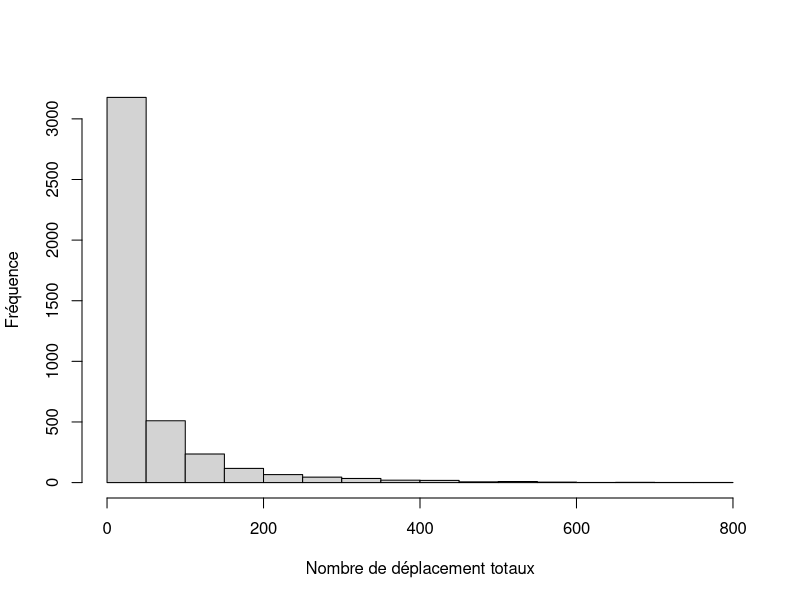
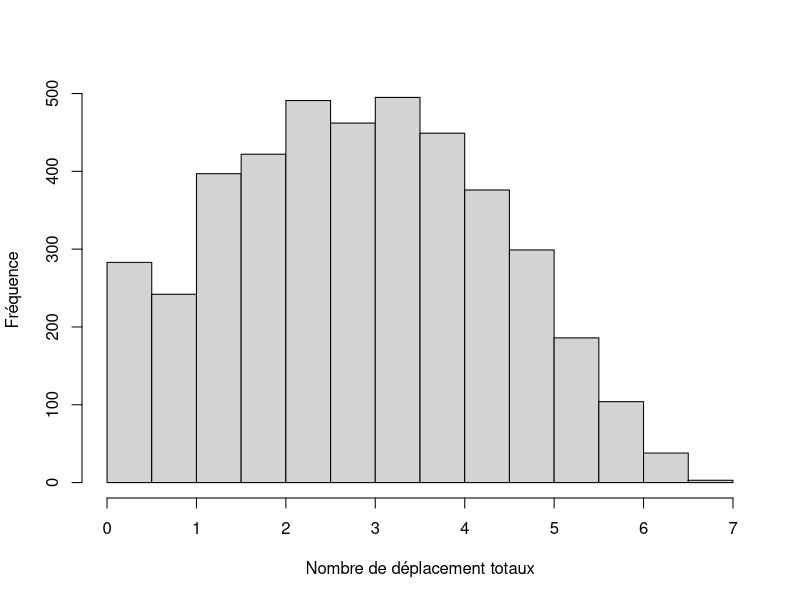
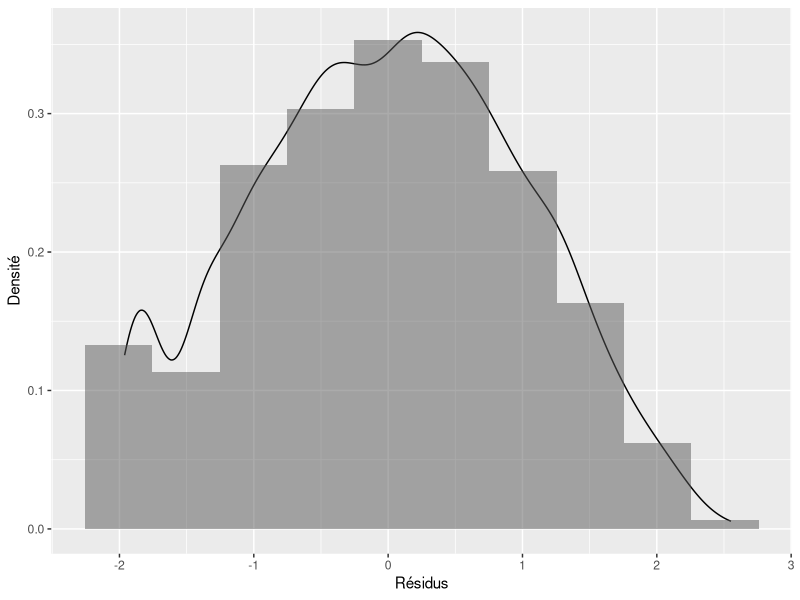
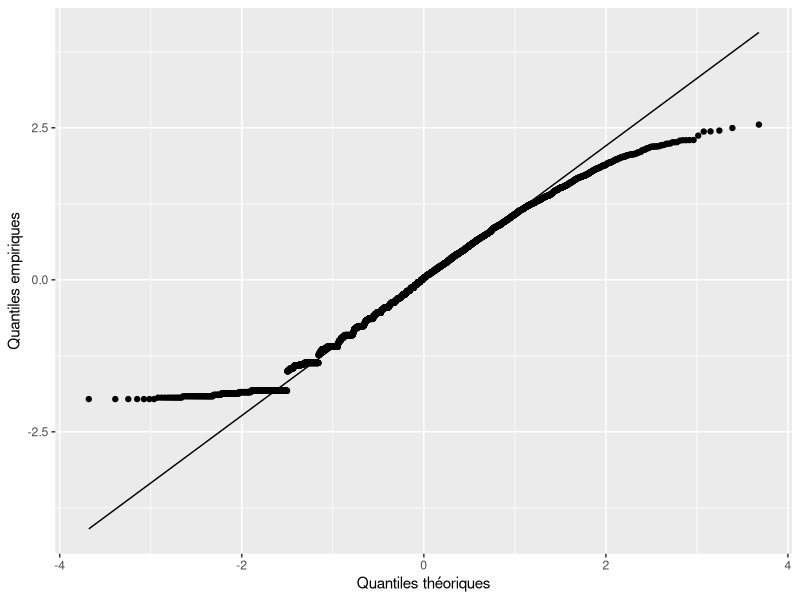
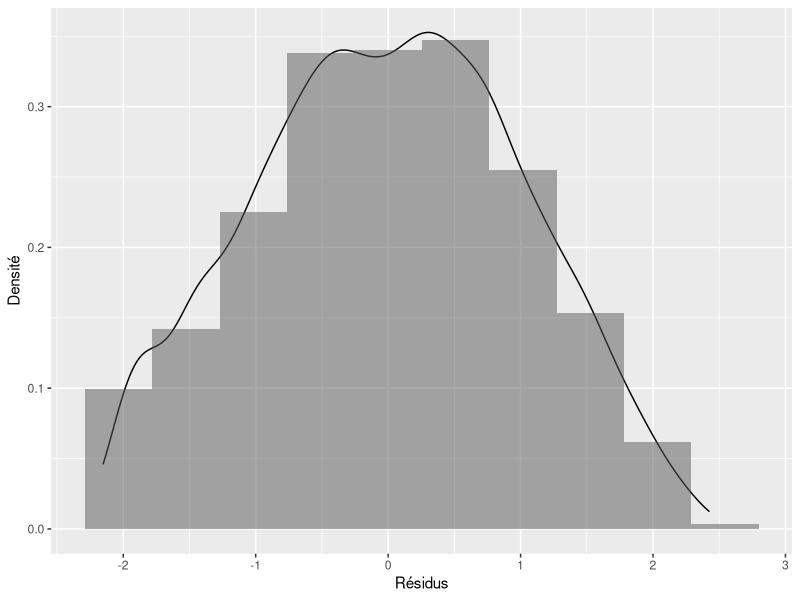
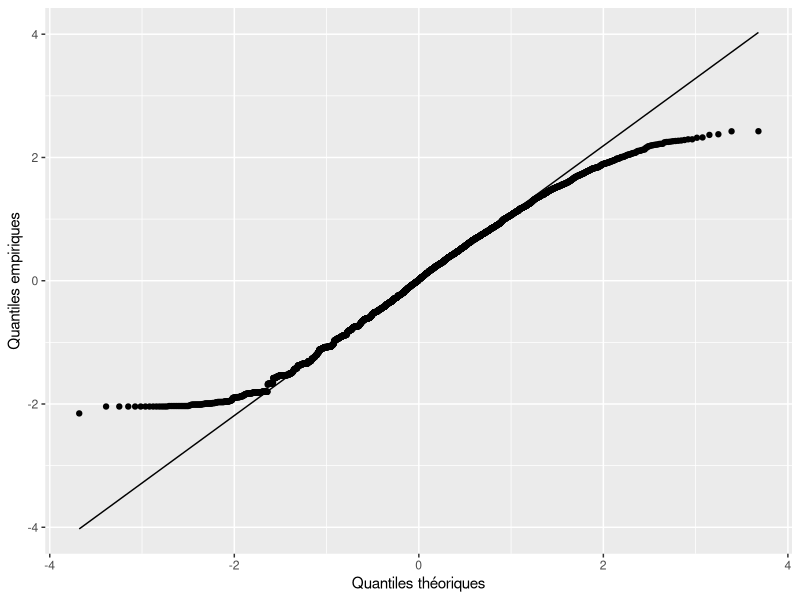

These charts were generated, in order, by the following R code: (Note: this script raises an error after producing the figures.)
## ---- chunk 1
knitr::opts_chunk$set(echo = FALSE,message = FALSE,warning = FALSE,error = FALSE)
## ---- chunk 2
library(tidyverse)
library(readxl)
## ---- chunk 3
dat = read.csv("bixifull.csv")
## ---- chunk 4
festivals <- data.frame(
  Start_Date = as.Date(c("2021-05-10", "2021-05-22", "2021-05-27", "2021-06-06", "2021-06-07",
                         "2021-06-07", "2021-06-07", "2021-06-11", "2021-06-13", "2021-06-14",
                         "2021-06-20", "2021-06-26", "2021-06-27", "2021-06-29", "2021-07-04",
                         "2021-07-05", "2021-07-06", "2021-07-09", "2021-07-10",
                         "2021-07-11", "2021-07-11", "2021-07-22", "2021-07-27", "2021-07-28",
                         "2021-08-02", "2021-08-06", "2021-08-07", "2021-08-08", "2021-08-09",
                         "2021-08-09", "2021-08-19", "2021-08-20", "2021-08-29", "2021-08-30")),
  End_Date = as.Date(c("2021-05-17", "2021-06-04", "2021-06-16", "2021-06-16", "2021-06-09",
                       "2021-06-16", "2021-06-09", "2021-06-16", "2021-06-16", "2021-06-22",
                       "2021-06-23", "2021-06-30", "2021-07-06", "2021-07-27", "2021-07-14",
                       "2021-07-07", "2021-07-06", "2021-07-14", "2021-07-21", "2021-07-28",
                       "2021-07-27", "2021-08-01", "2021-07-28", "2021-07-28", "2021-08-04",
                       "2021-08-14", "2021-08-11", "2021-08-18", "2021-08-10", "2021-08-18",
                       "2021-08-24", "2021-08-25", "2021-09-02", "2021-09-02"))
)

dates <- festivals %>%
  rowwise() %>%
  mutate(Date = list(seq(Start_Date, End_Date, by = "day"))) %>%
  unnest(Date)

result_df <- dates %>%
  group_by(Date) %>%
  summarize(festival = n())

dat$Date <- as.Date(paste("2021", dat$mm, dat$dd, sep = "-"))

dat <- dat %>%
  left_join(result_df, by = "Date")

dat$festival[is.na(dat$festival)] = 0
## ---- chunk 5
dat = dat %>% mutate(rain_bin = ifelse(rain == 0, 0, 1)) %>% select(-X)
## ---- chunk 6
dat = dat %>% mutate(wkend = ifelse(wday == "Saturday" | wday == "Sunday",1,0))
col = c("mm", "dd", "mem", "arrond")
dat[col] = lapply(dat[col], factor)
## ---- chunk 7
var_mean= c("holiday", "temp", "rain", "festival", "rain_bin", "wkend")
var_sum = c("dur", "rev", "n_tot", "n_AM", "n_PM", "avg")

dat_mod = dat %>% select(-station, -name, -wday, -Date) %>% 
  group_by(mem, mm, dd, arrond) %>%
  summarise(across(all_of(var_mean), ~mean(., na.rm = TRUE)),
            across(all_of(var_sum), ~sum(., na.rm = TRUE))) # Sert à compiler les données selon les arrondissements par jour. On se débarasse ainsi des variables station. Cela fait qu'on peut analyser les données par arrondissement plutot que par station.

dat_mod = as.data.frame(dat_mod)

col = c("holiday", "wkend", "rain_bin")
dat_mod[col] = lapply(dat_mod[col], factor)
## ---- chunk 8
hist(dat_mod$n_tot, 
     ylab = "Fréquence", 
     xlab = "Nombre de déplacement totaux",
     main = "")
## ---- chunk 9
dat_mod = dat_mod %>% mutate(n_tot_mod = log(n_tot))
hist(dat_mod$n_tot_mo, 
     ylab = "Fréquence", 
     xlab = "Nombre de déplacement totaux",
     main = "")
## ---- chunk 10
#get data
data_parc <- read.csv("espace_vert.csv")
data_es <- read.csv("terrain_sport_ext.csv")
data_lc <- read_excel("lieuxculturels.xls")


#Parcs
nb_arrond_parc <- (table(data_parc$GESTION))
dat_nb_parc <- data.frame(arrond = names(nb_arrond_parc), nb_parc = as.numeric(nb_arrond_parc))
dat_parc <- dat %>%
  select(dur, n_tot, rev, arrond) %>% 
  group_by(arrond) %>%
  summarise(dur = (sum(dur)))
dat_nb_parc$arrond <- tolower(gsub("\\s+", "", dat_nb_parc$arrond))
dat_nb_parc$arrond<-gsub("-", "", dat_nb_parc$arrond)
dat_parc$arrond <- tolower(gsub("\\s+", "", dat_parc$arrond))
dat_parc$arrond<-gsub("-", "", dat_parc$arrond)

df_parc <- merge(dat_parc, dat_nb_parc, by = "arrond", all.x = TRUE)
df_parc$nb_parc <- ifelse(is.na(df_parc$nb_parc), 0, df_parc$nb_parc)

#Espaces sportifs
nb_arrond_es <- table(data_es$ARROND)
dat_nb_es <- data.frame(arrond = names(nb_arrond_es), nb_es = as.numeric(nb_arrond_es))
dat_nb_es$arrond <- tolower(gsub("\\s+", "", dat_nb_es$arrond))
dat_nb_es$arrond<-gsub("-", "", dat_nb_es$arrond)

dat_es <- dat_parc
df_es <- merge(dat_es, dat_nb_es, by = "arrond", all.x = TRUE)

#Lieux culturels
nb_arrond_lc <- table(data_lc$Arrondissement)
dat_nb_lc <- data.frame(arrond = names(nb_arrond_lc), nb_lc = as.numeric(nb_arrond_lc))
dat_nb_lc$arrond <- tolower(gsub("\\s+", "", dat_nb_lc$arrond))
dat_nb_lc$arrond<-gsub("-", "", dat_nb_lc$arrond)
dat_nb_lc$arrond <- gsub("[-–]", "", dat_nb_lc$arrond)

dat_lc <- dat_parc
df_lc <- merge(dat_lc, dat_nb_lc, by = "arrond", all.x = TRUE)


#Modèles vs rev
df_parc_es <- merge(df_parc, dat_nb_es, by = "arrond", all.x = TRUE)
df_parc_es_lc <- merge(df_parc_es, dat_nb_lc, by = "arrond", all.x = TRUE)
df_parc_es_lc <- replace(df_parc_es_lc, is.na(df_parc_es_lc), 0)

modele4 = lm(dur~nb_parc + nb_es + nb_lc, data = df_parc_es_lc)

## ---- chunk 11
mod_fest_1 = lm(n_tot_mod ~ festival, data = dat_mod)
summary(mod_fest_1)
## ---- chunk 12
resid <- rstudent(mod_fest_1)
fitted <- mod_fest_1$fitted.values
res.dat <- cbind(dat_mod, fitted, resid)
ggplot(data = res.dat, mapping = aes(x = resid)) + geom_density() +
geom_histogram(aes(y = ..density..), bins = 10, alpha = 0.5) +
xlab("Résidus") +
ylab("Densité")
## ---- chunk 13
ggplot(data = res.dat, mapping = aes(sample = resid)) + stat_qq(distribution = qt,
dparams = mod_fest_1$df.residua) + stat_qq_line(distribution = qt,
dparams = mod_fest_1$df.residual) + labs(x = "Quantiles théoriques",
y = "Quantiles empiriques")
## ---- chunk 14
mod_fest_2 = lm(n_tot_mod ~ festival + mm + holiday + wkend, data = dat_mod)
summary(mod_fest_2)
## ---- chunk 15
resid <- rstudent(mod_fest_2)
fitted <- mod_fest_1$fitted.values
res.dat <- cbind(dat_mod, fitted, resid)
ggplot(data = res.dat, mapping = aes(x = resid)) + geom_density() +
geom_histogram(aes(y = ..density..), bins = 10, alpha = 0.5) +
xlab("Résidus") +
ylab("Densité")
## ---- chunk 16
ggplot(data = res.dat, mapping = aes(sample = resid)) + stat_qq(distribution = qt,
dparams = mod_fest_2$df.residua) + stat_qq_line(distribution = qt,
dparams = mod_fest_2$df.residual) + labs(x = "Quantiles théoriques",
y = "Quantiles empiriques")
## ---- chunk 17
mod_fest_3 = lm(n_tot_mod ~ festival*holiday +festival*wkend +festival + mm + holiday + wkend, data = dat_mod)
summary(mod_fest_3)
## ---- chunk 18
mod_fest_4 = lm(n_tot_mod ~ festival + mm + holiday + wkend, data = dat_mod[dat_mod$mem == 0,])
summary(mod_fest_4)
## ---- chunk 19
library(stringr)
dat_pop <- read.csv("pop_arrondissement.csv")

dat_pop$Superficie <- gsub(",", ".", dat_pop$Superficie)
dat_pop$Superficie <- as.numeric(dat_pop$Superficie)

dat_pop$Population.2021. <- str_replace_all(dat_pop$Population.2021., "\\s", "")
dat_pop$Population.2021. <- as.numeric(dat_pop$Population.2021.)


dat_pop <- dat_pop %>% 
  rename(
    arrond = Nom,
    superficie = Superficie,
    population_2021 = Population.2021.
  )
dat_pop$density <- dat_pop$population_2021/dat_pop$superficie

dat$arrond <- str_replace_all(dat$arrond, " - ", "-")

arrond = c(
    "Villeray-Saint-Michel-Parc-Extension",
    "Ville-Marie",
    "Verdun",
    "Saint-Léonard",
    "Saint-Laurent",
    "Rosemont-La Petite-Patrie",
    "Rivière-des-Prairies-Pointe-aux-Trembles",
    "Pierrefonds-Roxboro",
    "Outremont",
    "Montréal-Nord",
    "Mercier-Hochelaga-Maisonneuve",
    "L'Île-Bizard–Sainte-Geneviève",
    "Le Sud-Ouest",
    "Le Plateau-Mont-Royal",
    "LaSalle",
    "Lachine",
    "Côte-des-Neiges-Notre-Dame-de-Grâce",
    "Anjou",
    "Ahuntsic-Cartierville",
    "Westmount",
    "Mont-Royal",
    "Laval",
    "Longueuil"
  )
dat_pop$arrond <- arrond

dat_densi<- dat %>% left_join(dat_pop)

unique(dat_2$arrond[is.na(dat_2$population_2021)])

## ---- chunk 20

model_density <- lm(n_tot~density ,dat )

summary(model_density)
## ---- chunk 21


residuals <- residuals(model_density)


ggplot(data.frame(Résidus = residuals), aes(sample = Résidus)) +
  stat_qq() +
  stat_qq_line() +
  xlab("Quantiles Théoriques") +
  ylab("Quantiles de l'Échantillon") +
  ggtitle("Graphique Q-Q")
